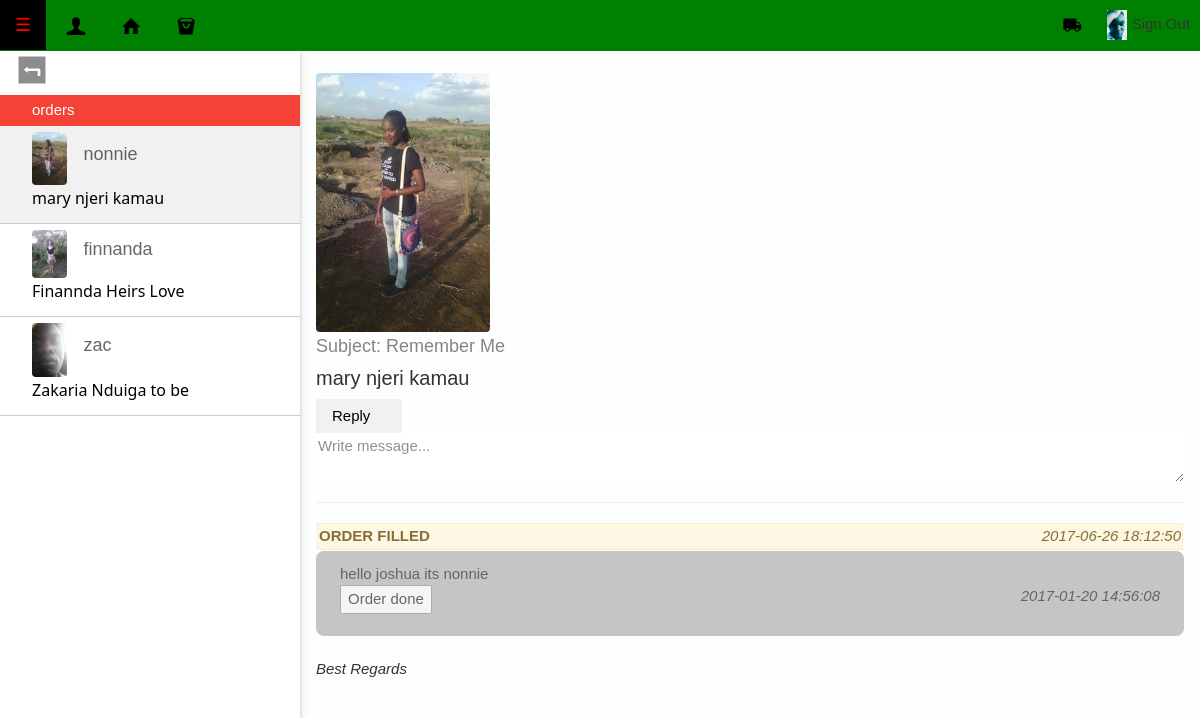
The app's page /inbox.php (signed in) with its own data.
### tables this page shows
CREATE TABLE `users` (
  `user_id` int(11) NOT NULL,
  `user_name` varchar(15) NOT NULL,
  `user_email` varchar(40) NOT NULL,
  `user_pass` varchar(255) NOT NULL,
  `firstname` varchar(50) NOT NULL,
  `middlename` varchar(50) NOT NULL,
  `lastname` varchar(50) NOT NULL,
  `profile_image` varchar(50) NOT NULL,
  `postaladdress` int(20) NOT NULL,
  `postalcode` int(20) NOT NULL,
  `city` varchar(50) NOT NULL,
  `country` varchar(50) NOT NULL,
  `shopname` varchar(100) DEFAULT NULL,
  `idnumber` int(50) NOT NULL,
  `license` varchar(20) NOT NULL,
  `onlinebusinessid` varchar(35) NOT NULL,
  `facebook` varchar(50) NOT NULL,
  `twitter` varchar(50) NOT NULL,
  `googleplus` varchar(50) NOT NULL,
  `linkedin` varchar(50) NOT NULL,
  `premium` int(225) NOT NULL DEFAULT '0',
  `joining_date` timestamp NOT NULL DEFAULT CURRENT_TIMESTAMP
);

CREATE TABLE `chat` (
  `message_id` int(225) NOT NULL,
  `id` int(225) NOT NULL,
  `user_id` int(225) NOT NULL,
  `message` text NOT NULL,
  `orderfilled` int(5) DEFAULT NULL,
  `timeposted` timestamp NOT NULL DEFAULT CURRENT_TIMESTAMP
);

### includes/session/pagesession.php (called while the page is built, shortened)
<?php
	require_once("database/class.user.php");
	$auth_user = new USER();
	$user_id = $_SESSION['user_session'];
	$stmt = $auth_user->runQuery("SELECT * FROM users WHERE user_id=:user_id");
	$stmt->execute(array(":user_id"=>$user_id));
	$userRow=$stmt->fetch(PDO::FETCH_ASSOC);
?>

### database/class.user.php (called while the page is built, shortened)
<?php
class USER
{
	private $conn;
	public function __construct()
	{
		$database = new Database();
		$db = $database->dbConnection();
		$this->conn = $db;
    }
	public function runQuery($sql)
	{
		$stmt = $this->conn->prepare($sql);
		return $stmt;
	}
}
?>

### includes/widgets/body/widgets/secure.php (called while the page is built, shortened)
<?php
$stmt = $auth_user->runQuery("SELECT * FROM users WHERE user_id = $user_id  ");
	$stmt->execute(array());
	$users=$stmt->fetchAll(PDO::FETCH_OBJ);
			?>

### inbox.php (the view, shortened to what this page needs)
<?php  require_once 'includes/session/pagesession.php'; ?>
<?php require_once 'includes/widgets/body/widgets/secure.php'; ?>
<?php require_once 'includes/widgets/header.php'; ?>
<?php require_once 'includes/widgets/body/navigation.php'; ?>
<link rel="stylesheet" href="includes/widgets/body/widgets/panel.css">
<div class="w3-main" style="margin-left:;margin-top:50px;">
    <nav class="w3-sidenav w3-collapse w3-white w3-card-2" style="z-index:10;width:300px;" id="mySidenav">
    	<p href="javascript:void(0)" > <a href = "myproducts.php"><img src = "images/icons/back.ico" alt = "back" /></a></p>
    	<div class="w3-accordion">
    		<a id="myBtn" onclick="myFunc('Demo1')" href="javascript:void(0)"><i class="fa fa-inbox w3-padding-right"></i>orders <i class="w3-padding-left fa fa-caret-down"></i></a>
    		<div id="Demo1" class="w3-accordion-content ">
    			<?php
    			    $stmt = $auth_user->runQuery("SELECT *
    									    	FROM `chat`
    									    	JOIN 	`users`
    									    	ON 		`chat`.`user_id`=`users`.`user_id`
    									    	WHERE  `chat`.`id`= '$user_id'
                                                GROUP BY `user_name`
    									    	ORDER BY `chat`.`timeposted` DESC ");
    			    $stmt->execute(array());
    			    $chat=$stmt->fetchAll(PDO::FETCH_OBJ);
    			    foreach ($chat as $chat) {
    			        ?>
    						<a href="javascript:void(0)" class="w3-border-bottom test w3-hover-light-grey" onclick="openMail('<?php echo $chat->user_id; ?>');w3_close();" id="firstTab">
    							<div class="w3-container">
    								<img class="w3-round w3-margin-right" src="<?php echo $chat->profile_image; ?>" style="width:15%;"><span class="w3-opacity w3-large"><?php echo $chat->user_name; ?> </span>
    								<h6><?php echo $chat->firstname; ?> <?php echo $chat->middlename; ?> <?php echo $chat->lastname; ?></h6>
    							</div>
    						</a>
    			        <?php
    			    }
    			?>
    		</div>
    	</div>
    </nav>
    <div class="w3-main" style="margin-left:300px;">
		<?php
		    $stmt = $auth_user->runQuery("SELECT *
								    	FROM `chat`
								    	JOIN 	`users`
								    	ON 		`chat`.`user_id`=`users`.`user_id`
								    	WHERE  `chat`.`id`= '$user_id'
								    	ORDER BY timeposted DESC ");
		    $stmt->execute(array());
		    $chat=$stmt->fetchAll(PDO::FETCH_OBJ);
		    foreach ($chat as $chat) {
		        ?>
				<div id="<?php echo $chat->user_id; ?>" class="w3-container person">
					<br>
					<img class="w3-round " src="<?php echo $chat->profile_image; ?>" style="width:20%;">
					<h5 class="w3-opacity">Subject: Remember Me </h5>
					<h4><i class="fa fa-clock-o"></i> <?php echo $chat->firstname; ?> <?php echo $chat->middlename; ?> <?php echo $chat->lastname; ?> </h4>
					<form action = "" metod = "" >
					<a class="w3-btn w3-light-grey" >Reply<i class="w3-padding-left fa fa-mail-reply fa-arrow-right"></i></a>
						<textarea type = "mail" name = "mail" placeholder = "Write message..." style = "width:100%;border:none;border-color:none;text-decoration-style:none; "></textarea>
					</form>
					<hr>
					<?php
						$stmt = $auth_user->runQuery("SELECT * FROM `chat` WHERE `user_id`= '$chat->user_id' AND `id`='$user_id' ORDER BY timeposted DESC ");
						$stmt->execute(array());
						$chat=$stmt->fetchAll(PDO::FETCH_OBJ);
						foreach ($chat as $chat) {
							?>
                                <?php
                                    $stmt = $auth_user->runQuery("SELECT * FROM `orders` WHERE `message_id`= '$chat->message_id' ");
                                    $stmt->execute(array());
                                    $orders=$stmt->fetchAll(PDO::FETCH_OBJ);
                                    foreach ($orders as $order) {
                                        if ($order->message_id === $chat->message_id ) {
                                            echo '<div class="alert alert-warning"  style = "padding:1px;margin:1px;">
                                            <p><b>ORDER FILLED</b> <i style = "float:right;">'.$order->timeorderfilled.'</i></p>
                                            </div>
                                            ';
                                            ?>
                                            <?php
                                        }
                                    }
                                ?>
							<div class="w3-gray w3-opacity w3-hover-opacity-off w3-padding-large w3-round-large " style = "overflow-x:scroll;">
								<p>
									<?php echo html_entity_decode($chat->message); ?><br />
									<a href = "confirmorder.php?message_id=<?php echo $chat->message_id; ?>"><button>Order done</button></a><i style = "float:right;"><?php echo $chat->timeposted; ?></i>
								</p>
							</div><br />
							<?php
						}
					?>
					<p><i>Best Regards</i></p>
				</div>
		        <?php
		    }
		?>
    </div>
</div>
<?php require_once 'includes/widgets/footer/footer.php'; ?>

### includes/widgets/body/navigation.php (shortened to what this page needs)
<nav class="navbar navbar-fixed-top" style = "background:green;">
    <div class="container-fluid">
        <div class="navbar-header">
            <a class="navbar-brand" href="#"  onclick="w3_open();" style = "color:red;background:#000000;">☰</a>
            <a class="navbar-brand"  href="profile.php" style = "padding:9px;margin-left:5px;"><img src = "images/icons/profile.ico" style = "padding:0px;margin:0px;" /> <span class="sr-only"></span></a>
            <a class="navbar-brand"  href="index.php" style = "padding:9px;margin-left:5px;"><img src = "images/icons/home.ico" style = "padding:0px;margin:0px;" /></a>
            <a class="navbar-brand"  href="pagesite.php" style = "padding:9px;margin-left:5px;"><img src = "images/icons/shop.ico" style = "padding:0px;margin:0px;" /></a>
        </div>
        <div class="collapse navbar-collapse" id="bs-example-navbar-collapse-1">
            <ul class="nav navbar-nav navbar-right">
                <li><a href = "cart.php"  style = "padding:9px;"><img src = "images/icons/truckNav.ico" style = "padding:0px;margin:0px;" />
                </a></li>
                <li class="dropdown">
                <a href="logout.php?logout=true" class="dropdown-toggle" aria-haspopup="true" aria-expanded="false"  style = "padding:10px;">
                    <img src = "<?php print($userRow['profile_image']); ?>" style = "padding:0px;margin:0px;height:30px;" /> Sign Out
                 </a>
                </li>
            </ul>
        </div>
    </div>
</nav>

### Themes/css/mystyle.css (style rules this page uses)
a { text-decoration:none; list-style:none; }
ul li { list-style:none; text-decoration:none; }
p { text-align:justify; text-align:justify; }

### includes/widgets/body/widgets/panel.css (style rules this page uses)
html { box-sizing:border-box }
*,*:before,*:after { box-sizing:inherit }
html { -ms-text-size-adjust:100%;-webkit-text-size-adjust:100% }
body { margin:0 }
article,aside,details,figcaption,figure,footer,header,main,menu,nav,section,summary { display:block }
a { background-color:transparent;-webkit-text-decoration-skip:objects }
img { border-style:none }
hr { box-sizing:content-box;height:0;overflow:visible }
textarea { overflow:auto }
html,body { font-family:Verdana,sans-serif;font-size:15px;line-height:1.5 }
html { overflow-x:hidden }
h1,h2,h3,h4,h5,h6,.w3-slim,.w3-wide { font-family:"Segoe UI",Arial,sans-serif }
h4 { font-size:20px }
h5 { font-size:18px }
h6 { font-size:16px }
h1,h2,h3,h4,h5,h6 { font-weight:400;margin:10px 0 }
hr { border:0;border-top:1px solid #eee;margin:20px 0 }
img { margin-bottom:-5px }
a { color:inherit }
.w3-btn,.w3-btn-block { border:none;display:inline-block;outline:0;padding:6px 16px;vertical-align:middle;overflow:hidden;text-decoration:none!important;color:#fff;background-color:#000;text-align:center;cursor:pointer;white-space:nowrap }
.w3-btn,.w3-btn-floating,.w3-btn-floating-large,.w3-closenav,.w3-opennav,.w3-btn-block { -webkit-touch-callout:none;-webkit-user-select:none;-khtml-user-select:none;-moz-user-select:none;-ms-user-select:none;user-select:none }
.w3-navbar a,.w3-topnav a,.w3-sidenav a,.w3-dropdown-content a,.w3-accordion-content a,.w3-dropnav a { text-decoration:none!important }
.w3-btn,.w3-btn-floating,.w3-dropnav a,.w3-btn-floating-large,.w3-btn-block, .w3-navbar a,.w3-sidenav a,.w3-pagination li a,.w3-hoverable tbody tr,.w3-hoverable li, .w3-accordion-content a,.w3-dropdown-content a,.w3-dropdown-click:hover,.w3-dropdown-hover:hover,.w3-opennav,.w3-closenav,.w3-closebtn,*[class*="w3-hover-"] { -webkit-transition:background-color .25s,color .15s,box-shadow .25s,opacity 0.25s,filter 0.25s,border 0.15s;transition:background-color .25s,color .15s,box-shadow .15s,opacity .25s,filter .25s,border .15s }
.w3-sidenav { height:100%;width:200px;background-color:#fff;position:fixed!important;z-index:1;overflow:auto }
.w3-sidenav a { padding:4px 2px 4px 16px }
.w3-sidenav a,.w3-dropnav a { display:block }
.w3-main,#main { transition:margin-left .4s }
.w3-accordion { width:100%;cursor:pointer }
.w3-accordion-content { cursor:auto;display:none;position:relative;width:100%;margin:0;padding:0 }
.w3-accordion-content a { padding:6px 16px;display:block }
.w3-container:after,.w3-panel:after,.w3-row:after,.w3-row-padding:after,.w3-topnav:after,.w3-clear:after,.w3-btn-group:before,.w3-btn-group:after,.w3-btn-bar:before,.w3-btn-bar:after { content:"";display:table;clear:both }
.w3-show-block,.w3-show { display:block!important }
@media screen and (min-width:993px) { .w3-sidenav.w3-collapse { display:block!important } }
.w3-large { font-size:18px!important }
.w3-round,.w3-round-medium { border-radius:4px!important }
.w3-border-bottom { border-bottom:1px solid #ccc!important }
.w3-margin-right { margin-right:16px!important }
.w3-padding-left { padding-left:16px!important }
.w3-padding-right { padding-right:16px!important }
.w3-container { padding:0.01em 16px }
.w3-card-2,.w3-example { box-shadow:0 2px 4px 0 rgba(0,0,0,0.16),0 2px 10px 0 rgba(0,0,0,0.12)!important }
.w3-opacity,.w3-hover-opacity:hover { opacity:0.60;filter:alpha(opacity=60);-webkit-backface-visibility:hidden }
.w3-red,.w3-hover-red:hover { color:#fff!important;background-color:#f44336!important }
.w3-white,.w3-hover-white:hover { color:#000!important;background-color:#fff!important }
.w3-light-grey,.w3-hover-light-grey:hover,.w3-light-gray,.w3-hover-light-gray:hover { color:#000!important;background-color:#f1f1f1!important }
html,body,h1,h2,h3,h4,h5 { font-family: "Raleway", sans-serif }

### records on screen
users: profile_image (picture)
chat: user.profile_image (picture), user.user_name "nonnie", user.firstname "mary", user.middlename "njeri", user.lastname "kamau"
chat: user.profile_image (picture), user.user_name "finnanda", user.firstname "Finannda", user.middlename "Heirs", user.lastname "Love"
chat: user.profile_image (picture), user.user_name "zac", user.firstname "Zakaria", user.middlename "Nduiga", user.lastname "to be"
